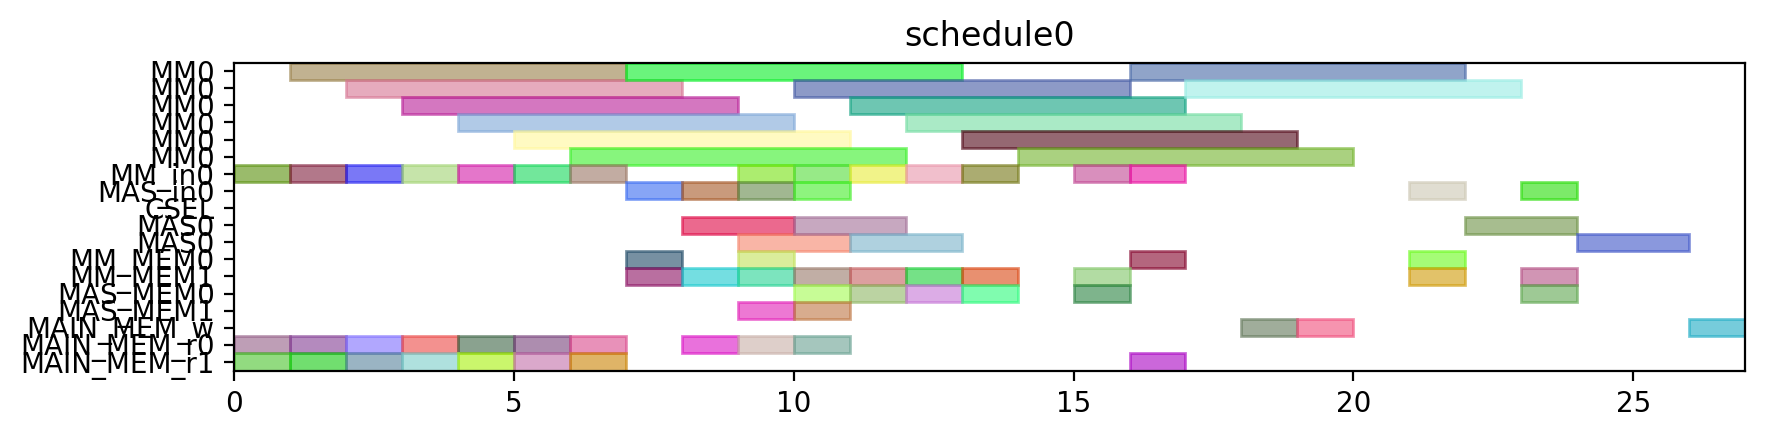

Recreate this plot in Python.
from pyschedule import Scenario, solvers, plotters, alt


def solve():
	horizon = 120
	S = Scenario("schedule0", horizon=horizon)

	# resource
	MM = S.Resources('MM', num=1, size=6)
	MM_in = S.Resources('MM_in', num=1)
	MAS_in = S.Resources('MAS_in', num=1)
	CSEL = S.Resource('CSEL')
	MAS = S.Resources('MAS', num=1, size=2, periods=range(1, horizon))
	MM_MEM = S.Resources('MM_MEM', num=2)
	MAS_MEM = S.Resources('MAS_MEM', num=2)
	MAIN_MEM_w = S.Resource('MAIN_MEM_w', size=1)
	MAIN_MEM_r = S.Resources('MAIN_MEM_r', num=2)

	# result of previous scheduling

	# new tasks
	r1 = S.Task('r1', length=6, delay_cost=1)
	r1 += alt(MM)
	r1_in = S.Task('r1_in', length=1, delay_cost=1)
	r1_in += alt(MM_in)
	S += r1_in*MM_in[0]<=r1*MM[0]
	r1_mem0 = S.Task('r1_mem0', length=1, delay_cost=1)
	r1_mem0 += MAIN_MEM_r[0]
	S += r1_mem0 <= r1

	r1_mem1 = S.Task('r1_mem1', length=1, delay_cost=1)
	r1_mem1 += MAIN_MEM_r[1]
	S += r1_mem1 <= r1

	r3 = S.Task('r3', length=6, delay_cost=1)
	r3 += alt(MM)
	r3_in = S.Task('r3_in', length=1, delay_cost=1)
	r3_in += alt(MM_in)
	S += r3_in*MM_in[0]<=r3*MM[0]
	r3_mem0 = S.Task('r3_mem0', length=1, delay_cost=1)
	r3_mem0 += MAIN_MEM_r[0]
	S += r3_mem0 <= r3

	r3_mem1 = S.Task('r3_mem1', length=1, delay_cost=1)
	r3_mem1 += MAIN_MEM_r[1]
	S += r3_mem1 <= r3

	r4 = S.Task('r4', length=6, delay_cost=1)
	r4 += alt(MM)
	r4_in = S.Task('r4_in', length=1, delay_cost=1)
	r4_in += alt(MM_in)
	S += r4_in*MM_in[0]<=r4*MM[0]
	r4_mem0 = S.Task('r4_mem0', length=1, delay_cost=1)
	r4_mem0 += MAIN_MEM_r[0]
	S += r4_mem0 <= r4

	r4_mem1 = S.Task('r4_mem1', length=1, delay_cost=1)
	r4_mem1 += MAIN_MEM_r[1]
	S += r4_mem1 <= r4

	r5 = S.Task('r5', length=6, delay_cost=1)
	r5 += alt(MM)
	r5_in = S.Task('r5_in', length=1, delay_cost=1)
	r5_in += alt(MM_in)
	S += r5_in*MM_in[0]<=r5*MM[0]
	r5_mem0 = S.Task('r5_mem0', length=1, delay_cost=1)
	r5_mem0 += MAIN_MEM_r[0]
	S += r5_mem0 <= r5

	r5_mem1 = S.Task('r5_mem1', length=1, delay_cost=1)
	r5_mem1 += MAIN_MEM_r[1]
	S += r5_mem1 <= r5

	r6 = S.Task('r6', length=6, delay_cost=1)
	r6 += alt(MM)
	r6_in = S.Task('r6_in', length=1, delay_cost=1)
	r6_in += alt(MM_in)
	S += r6_in*MM_in[0]<=r6*MM[0]
	r6_mem0 = S.Task('r6_mem0', length=1, delay_cost=1)
	r6_mem0 += MAIN_MEM_r[0]
	S += r6_mem0 <= r6

	r6_mem1 = S.Task('r6_mem1', length=1, delay_cost=1)
	r6_mem1 += MAIN_MEM_r[1]
	S += r6_mem1 <= r6

	r12 = S.Task('r12', length=6, delay_cost=1)
	r12 += alt(MM)
	r12_in = S.Task('r12_in', length=1, delay_cost=1)
	r12_in += alt(MM_in)
	S += r12_in*MM_in[0]<=r12*MM[0]
	r12_mem0 = S.Task('r12_mem0', length=1, delay_cost=1)
	r12_mem0 += MAIN_MEM_r[0]
	S += r12_mem0 <= r12

	r12_mem1 = S.Task('r12_mem1', length=1, delay_cost=1)
	r12_mem1 += MAIN_MEM_r[1]
	S += r12_mem1 <= r12

	r13 = S.Task('r13', length=6, delay_cost=1)
	r13 += alt(MM)
	r13_in = S.Task('r13_in', length=1, delay_cost=1)
	r13_in += alt(MM_in)
	S += r13_in*MM_in[0]<=r13*MM[0]
	r13_mem0 = S.Task('r13_mem0', length=1, delay_cost=1)
	r13_mem0 += MAIN_MEM_r[0]
	S += r13_mem0 <= r13

	r13_mem1 = S.Task('r13_mem1', length=1, delay_cost=1)
	r13_mem1 += MAIN_MEM_r[1]
	S += r13_mem1 <= r13

	r2 = S.Task('r2', length=2, delay_cost=1)
	r2 += alt(MAS)
	r2_in = S.Task('r2_in', length=1, delay_cost=1)
	r2_in += alt(MAS_in)
	S += r2_in*MAS_in[0]<=r2*MAS[0]

	r2_mem0 = S.Task('r2_mem0', length=1, delay_cost=1)
	r2_mem0 += alt(MM_MEM)
	S += (r1*MM[0])-1 < r2_mem0*MM_MEM[0]
	S += r2_mem0 <= r2

	r2_mem1 = S.Task('r2_mem1', length=1, delay_cost=1)
	r2_mem1 += alt(MM_MEM)
	S += (r1*MM[0])-1 < r2_mem1*MM_MEM[1]
	S += r2_mem1 <= r2

	r7 = S.Task('r7', length=2, delay_cost=1)
	r7 += alt(MAS)
	r7_in = S.Task('r7_in', length=1, delay_cost=1)
	r7_in += alt(MAS_in)
	S += r7_in*MAS_in[0]<=r7*MAS[0]

	r7_mem0 = S.Task('r7_mem0', length=1, delay_cost=1)
	r7_mem0 += alt(MM_MEM)
	S += (r5*MM[0])-1 < r7_mem0*MM_MEM[0]
	S += r7_mem0 <= r7

	r7_mem1 = S.Task('r7_mem1', length=1, delay_cost=1)
	r7_mem1 += alt(MM_MEM)
	S += (r6*MM[0])-1 < r7_mem1*MM_MEM[1]
	S += r7_mem1 <= r7

	r8 = S.Task('r8', length=2, delay_cost=1)
	r8 += alt(MAS)
	r8_in = S.Task('r8_in', length=1, delay_cost=1)
	r8_in += alt(MAS_in)
	S += r8_in*MAS_in[0]<=r8*MAS[0]

	r8_mem0 = S.Task('r8_mem0', length=1, delay_cost=1)
	r8_mem0 += MAIN_MEM_r[0]
	S += r8_mem0 <= r8

	r8_mem1 = S.Task('r8_mem1', length=1, delay_cost=1)
	r8_mem1 += alt(MM_MEM)
	S += (r4*MM[0])-1 < r8_mem1*MM_MEM[1]
	S += r8_mem1 <= r8

	r10 = S.Task('r10', length=2, delay_cost=1)
	r10 += alt(MAS)
	r10_in = S.Task('r10_in', length=1, delay_cost=1)
	r10_in += alt(MAS_in)
	S += r10_in*MAS_in[0]<=r10*MAS[0]

	r10_mem0 = S.Task('r10_mem0', length=1, delay_cost=1)
	r10_mem0 += MAIN_MEM_r[0]
	S += r10_mem0 <= r10

	r10_mem1 = S.Task('r10_mem1', length=1, delay_cost=1)
	r10_mem1 += alt(MM_MEM)
	S += (r4*MM[0])-1 < r10_mem1*MM_MEM[1]
	S += r10_mem1 <= r10

	r9 = S.Task('r9', length=6, delay_cost=1)
	r9 += alt(MM)
	r9_in = S.Task('r9_in', length=1, delay_cost=1)
	r9_in += alt(MM_in)
	S += r9_in*MM_in[0]<=r9*MM[0]
	r9_mem0 = S.Task('r9_mem0', length=1, delay_cost=1)
	r9_mem0 += MAIN_MEM_r[0]
	S += r9_mem0 <= r9

	r9_mem1 = S.Task('r9_mem1', length=1, delay_cost=1)
	r9_mem1 += alt(MAS_MEM)
	S += (r7*MAS[0])-1 < r9_mem1*MAS_MEM[1]
	S += r9_mem1 <= r9

	r11 = S.Task('r11', length=6, delay_cost=1)
	r11 += alt(MM)
	r11_in = S.Task('r11_in', length=1, delay_cost=1)
	r11_in += alt(MM_in)
	S += r11_in*MM_in[0]<=r11*MM[0]
	r11_mem0 = S.Task('r11_mem0', length=1, delay_cost=1)
	r11_mem0 += alt(MAS_MEM)
	S += (r10*MAS[0])-1 < r11_mem0*MAS_MEM[0]
	S += r11_mem0 <= r11

	r11_mem1 = S.Task('r11_mem1', length=1, delay_cost=1)
	r11_mem1 += alt(MAS_MEM)
	S += (r10*MAS[0])-1 < r11_mem1*MAS_MEM[1]
	S += r11_mem1 <= r11

	PX_new = S.Task('PX_new', length=6, delay_cost=1)
	PX_new += alt(MM)
	PX_new_in = S.Task('PX_new_in', length=1, delay_cost=1)
	PX_new_in += alt(MM_in)
	S += PX_new_in*MM_in[0]<=PX_new*MM[0]
	S += 0<PX_new

	PX_new_w = S.Task('PX_new_w', length=1, delay_cost=1)
	PX_new_w += alt(MAIN_MEM_w)
	S += PX_new <= PX_new_w

	PX_new_mem0 = S.Task('PX_new_mem0', length=1, delay_cost=1)
	PX_new_mem0 += alt(MAS_MEM)
	S += (r2*MAS[0])-1 < PX_new_mem0*MAS_MEM[0]
	S += PX_new_mem0 <= PX_new

	PX_new_mem1 = S.Task('PX_new_mem1', length=1, delay_cost=1)
	PX_new_mem1 += alt(MM_MEM)
	S += (r12*MM[0])-1 < PX_new_mem1*MM_MEM[1]
	S += PX_new_mem1 <= PX_new

	r14 = S.Task('r14', length=6, delay_cost=1)
	r14 += alt(MM)
	r14_in = S.Task('r14_in', length=1, delay_cost=1)
	r14_in += alt(MM_in)
	S += r14_in*MM_in[0]<=r14*MM[0]
	r14_mem0 = S.Task('r14_mem0', length=1, delay_cost=1)
	r14_mem0 += alt(MAS_MEM)
	S += (r2*MAS[0])-1 < r14_mem0*MAS_MEM[0]
	S += r14_mem0 <= r14

	r14_mem1 = S.Task('r14_mem1', length=1, delay_cost=1)
	r14_mem1 += alt(MM_MEM)
	S += (r3*MM[0])-1 < r14_mem1*MM_MEM[1]
	S += r14_mem1 <= r14

	Z1_new = S.Task('Z1_new', length=6, delay_cost=1)
	Z1_new += alt(MM)
	Z1_new_in = S.Task('Z1_new_in', length=1, delay_cost=1)
	Z1_new_in += alt(MM_in)
	S += Z1_new_in*MM_in[0]<=Z1_new*MM[0]
	S += 0<Z1_new

	Z1_new_w = S.Task('Z1_new_w', length=1, delay_cost=1)
	Z1_new_w += alt(MAIN_MEM_w)
	S += Z1_new <= Z1_new_w

	Z1_new_mem0 = S.Task('Z1_new_mem0', length=1, delay_cost=1)
	Z1_new_mem0 += alt(MAS_MEM)
	S += (r2*MAS[0])-1 < Z1_new_mem0*MAS_MEM[0]
	S += Z1_new_mem0 <= Z1_new

	Z1_new_mem1 = S.Task('Z1_new_mem1', length=1, delay_cost=1)
	Z1_new_mem1 += alt(MM_MEM)
	S += (r13*MM[0])-1 < Z1_new_mem1*MM_MEM[1]
	S += Z1_new_mem1 <= Z1_new

	r15 = S.Task('r15', length=6, delay_cost=1)
	r15 += alt(MM)
	r15_in = S.Task('r15_in', length=1, delay_cost=1)
	r15_in += alt(MM_in)
	S += r15_in*MM_in[0]<=r15*MM[0]
	r15_mem0 = S.Task('r15_mem0', length=1, delay_cost=1)
	r15_mem0 += alt(MAS_MEM)
	S += (r8*MAS[0])-1 < r15_mem0*MAS_MEM[0]
	S += r15_mem0 <= r15

	r15_mem1 = S.Task('r15_mem1', length=1, delay_cost=1)
	r15_mem1 += alt(MM_MEM)
	S += (r9*MM[0])-1 < r15_mem1*MM_MEM[1]
	S += r15_mem1 <= r15

	r16 = S.Task('r16', length=6, delay_cost=1)
	r16 += alt(MM)
	r16_in = S.Task('r16_in', length=1, delay_cost=1)
	r16_in += alt(MM_in)
	S += r16_in*MM_in[0]<=r16*MM[0]
	r16_mem0 = S.Task('r16_mem0', length=1, delay_cost=1)
	r16_mem0 += alt(MM_MEM)
	S += (r11*MM[0])-1 < r16_mem0*MM_MEM[0]
	S += r16_mem0 <= r16

	r16_mem1 = S.Task('r16_mem1', length=1, delay_cost=1)
	r16_mem1 += MAIN_MEM_r[1]
	S += r16_mem1 <= r16

	r17 = S.Task('r17', length=2, delay_cost=1)
	r17 += alt(MAS)
	r17_in = S.Task('r17_in', length=1, delay_cost=1)
	r17_in += alt(MAS_in)
	S += r17_in*MAS_in[0]<=r17*MAS[0]

	r17_mem0 = S.Task('r17_mem0', length=1, delay_cost=1)
	r17_mem0 += alt(MM_MEM)
	S += (r14*MM[0])-1 < r17_mem0*MM_MEM[0]
	S += r17_mem0 <= r17

	r17_mem1 = S.Task('r17_mem1', length=1, delay_cost=1)
	r17_mem1 += alt(MM_MEM)
	S += (r15*MM[0])-1 < r17_mem1*MM_MEM[1]
	S += r17_mem1 <= r17

	PY_new = S.Task('PY_new', length=2, delay_cost=1)
	PY_new += alt(MAS)
	PY_new_in = S.Task('PY_new_in', length=1, delay_cost=1)
	PY_new_in += alt(MAS_in)
	S += PY_new_in*MAS_in[0]<=PY_new*MAS[0]

	S += 0<PY_new

	PY_new_w = S.Task('PY_new_w', length=1, delay_cost=1)
	PY_new_w += alt(MAIN_MEM_w)
	S += PY_new <= PY_new_w

	PY_new_mem0 = S.Task('PY_new_mem0', length=1, delay_cost=1)
	PY_new_mem0 += alt(MAS_MEM)
	S += (r17*MAS[0])-1 < PY_new_mem0*MAS_MEM[0]
	S += PY_new_mem0 <= PY_new

	PY_new_mem1 = S.Task('PY_new_mem1', length=1, delay_cost=1)
	PY_new_mem1 += alt(MM_MEM)
	S += (r16*MM[0])-1 < PY_new_mem1*MM_MEM[1]
	S += PY_new_mem1 <= PY_new

	solvers.mip.solve(S,msg=1,kind='CPLEX',ratio_gap=1.01)

	solution = [['hoge']*len(S.solution()[1]) for i in range(len(S.solution()))]
	for i in range(len(S.solution())):
		for j in range(len(S.solution()[i])):
			solution[i][j]=str(S.solution()[i][j])
	print(solution)

	cycles = int(solution[-1][3])

	pic_file_name = "/mnt/rose/usr1/fukuda/ABE/multiRAM_multiMAS_16mux/scheduling_result/stage6MM1_stage2MAS1/EP_YRECOVER/schedule0.png"
	if(S.solution() != []):
		plotters.matplotlib.plot(S,img_filename=pic_file_name, show_task_labels=False, fig_size=(cycles*0.25+3, 2))

	return solution
